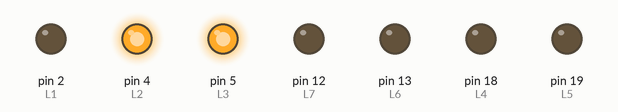
A sketch run on a simulated Arduino Uno, built with avr-gcc and run on an emulated ATmega328P. Parts: output pins drawn as LEDs (lit = HIGH).

Above: at 0.5 s.
At 2.5 s:
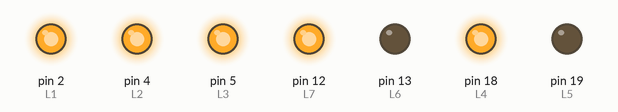
At 3.5 s:
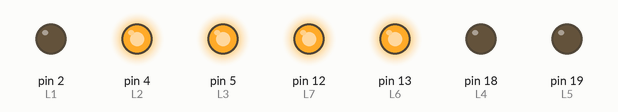
At 5.5 s:
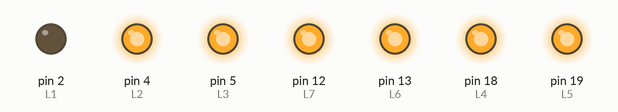
At 7.5 s:
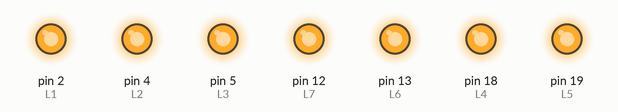
At 10.5 s:
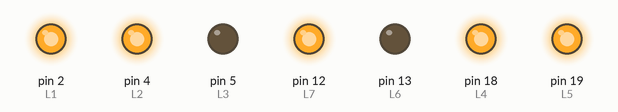
Timing chart, 0 to 11.7 s (numbered marks = the images above):
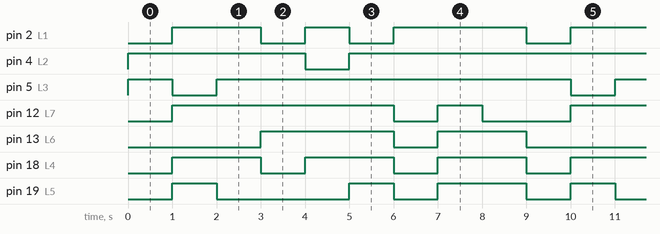

The sketch:

7segmentos.ino
```cpp
#define L1 2
#define L2 4
#define L3 5
#define L4 18
#define L5 19
#define L6 13
#define L7 12
int segmentos[10] = {
  0b0000001,   // 0
  0b0000110,   // 1
  0b0001101,   // 2
  0b0001111,   // 3
  0b00001100,  // 4
  0b00011001,  // 5
  0b00010001,  // 6
  0b00011111,  // 7
  0b00000000,  // 8
  0b00001110   // 9
};
void setup() {

  pinMode(L1, OUTPUT);
  pinMode(L2, OUTPUT);
  pinMode(L3, OUTPUT);
  pinMode(L4, OUTPUT);
  pinMode(L5, OUTPUT);
  pinMode(L6, OUTPUT);
  pinMode(L7, OUTPUT);
}
int i = 1;
void loop() {
  // put your main code here, to run repeatedly:


  scribir(i);
  delay(1000);
  i++;
  if (i == 9) {
    i = 0;
  }
}
  void reset(){
      digitalWrite(L1, LOW);
      digitalWrite(L2, LOW);
      digitalWrite(L3, LOW);
      digitalWrite(L4, LOW);
      digitalWrite(L5, LOW);
      digitalWrite(L6, LOW);
      digitalWrite(L7, LOW);
  }
void scribir(int numero) {


 reset();
  switch (numero) {
    case 1:
      digitalWrite(L2, HIGH);
      digitalWrite(L3, HIGH);
      break;
    case 2:
      digitalWrite(L1, HIGH);
      digitalWrite(L2, HIGH);
      digitalWrite(L4, HIGH);
      digitalWrite(L5, HIGH);
      digitalWrite(L7, HIGH);
      break;
    case 3:
      digitalWrite(L1, HIGH);
      digitalWrite(L2, HIGH);
      digitalWrite(L3, HIGH);
      digitalWrite(L4, HIGH);
      digitalWrite(L7, HIGH);
      break;
    case 4:
      digitalWrite(L2, HIGH);
      digitalWrite(L3, HIGH);
      digitalWrite(L6, HIGH);
      digitalWrite(L7, HIGH);
      break;
    case 5:
      digitalWrite(L1, HIGH);
      digitalWrite(L3, HIGH);
      digitalWrite(L4, HIGH);
      digitalWrite(L6, HIGH);
      digitalWrite(L7, HIGH);
      break;
    case 6:
      digitalWrite(L2, HIGH);
      digitalWrite(L3, HIGH);
      digitalWrite(L4, HIGH);
      digitalWrite(L5, HIGH);
      digitalWrite(L6, HIGH);
      digitalWrite(L7, HIGH);

      break;
    case 7:
      digitalWrite(L1, HIGH);
      digitalWrite(L2, HIGH);
      digitalWrite(L3, HIGH);

      break;
    case 8:
      digitalWrite(L1, HIGH);
      digitalWrite(L2, HIGH);
      digitalWrite(L3, HIGH);
      digitalWrite(L4, HIGH);
      digitalWrite(L5, HIGH);
      digitalWrite(L6, HIGH);
      digitalWrite(L7, HIGH);


      break;
    case 9:
      digitalWrite(L1, HIGH);
      digitalWrite(L2, HIGH);
      digitalWrite(L3, HIGH);
      digitalWrite(L6, HIGH);


      break;
    case 0:
      digitalWrite(L1, HIGH);
      digitalWrite(L2, HIGH);
      digitalWrite(L3, HIGH);
      digitalWrite(L4, HIGH);
      digitalWrite(L5, HIGH);
      digitalWrite(L6, HIGH);


      break;
  }

}
```

Measured:
- by itself, pin 2 (L1): repeats every 9.0 s: LOW 1.0 s, HIGH 1.0 s, LOW 1.0 s, HIGH 3.0 s, LOW 1.0 s, HIGH 2.0 s
- by itself, pin 4 (L2), pin 5 (L3): repeats every 9.0 s: LOW 1.0 s, HIGH 8.0 s
- by itself, pin 12 (L7): repeats every 9.0 s: LOW 1.0 s, HIGH 1.0 s, LOW 2.0 s, HIGH 5.0 s
- by itself, pin 13 (L6): repeats every 9.0 s: LOW 1.0 s, HIGH 2.0 s, LOW 3.0 s, HIGH 3.0 s
- by itself, pin 18 (L4): alternates HIGH for 2.0 s and LOW for 1.0 s
- by itself, pin 19 (L5): repeats every 9.0 s: LOW 3.0 s, HIGH 1.0 s, LOW 1.0 s, HIGH 2.0 s, LOW 1.0 s, HIGH 1.0 s
